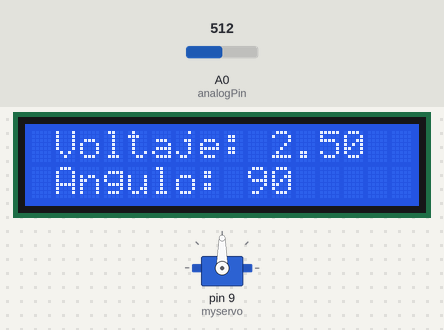
Bench run of a sketch on a simulated Arduino Uno, built with avr-gcc and run on an emulated ATmega328P. Shown: 16×2 character LCD, servo. The test bench sets the inputs (shaded band); at power-on: A0 (analogPin) = 512.

Above: at 1.2 s.
1.3 s: A0 (analogPin) set to 716
At 2.5 s:
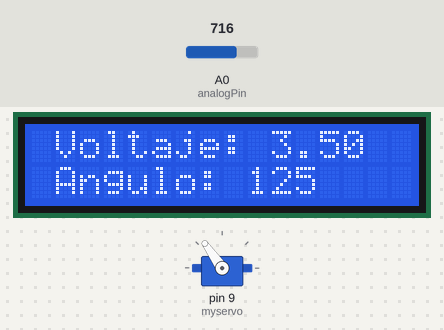
2.8 s: A0 (analogPin) set to 900
At 3.7 s:
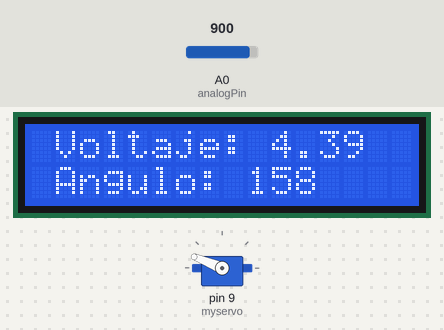
4.3 s: A0 (analogPin) set to 1023
At 4.8 s:
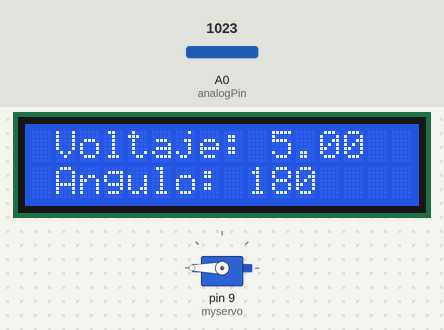
5.8 s: A0 (analogPin) set to 306
At 7.0 s:
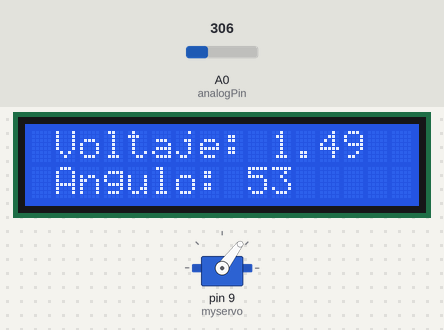
7.3 s: A0 (analogPin) set to 122
At 8.3 s:
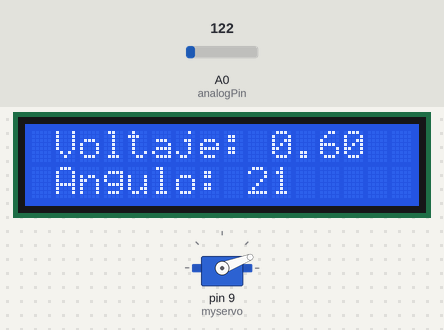
8.8 s: A0 (analogPin) set to 0
At 9.4 s:
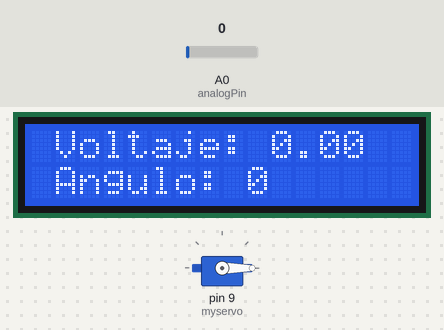
Timing chart, 0 to 11.3 s (numbered marks = the images above; inputs shaded):
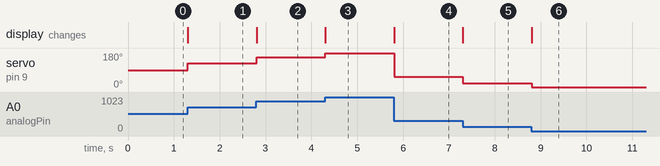

The sketch:

6.3.ino
```cpp
#include <Servo.h>
#include <LiquidCrystal.h>  // include the library code:
LiquidCrystal lcd(12, 11, 5, 4, 3, 2);// initialize the interface pins
Servo myservo;// create servo object to control a servo
int val = 0;// variable to read the value from the analog pin
int analogPin = A0;
float volt = 0; //Voltaje a mostrar
int posServo=0;
int posAnt=0;

void setup() {
  lcd.begin(16, 2);
  myservo.attach(9);// attaches the servo on pin 9 to the servo object
}

void loop() {
  val = analogRead(analogPin);// leemos el valor del potenciómetro
  volt=(float(val)*5)/1024; //Lo convertimos a voltaje

  posServo=map(val,0,1023,0,180);

  myservo.write(posServo);

  if(posAnt!=posServo){
    lcd.setCursor(9,1);
    lcd.print("   ");

    lcd.setCursor(1, 0);
    lcd.print("Voltaje: ");
    lcd.print(volt);

    lcd.setCursor(1, 1);
    lcd.print("Angulo: ");
    lcd.print(posServo);
  }
  //delay(200); //Espero medio segundo
  //lcd.clear();
  posAnt=posServo;
}
```

Measured:
- after the input at 1.3 s, servo on pin 9 (myservo): 90° → 125° at once; the display: changes at once (image 1)
- after the input at 2.8 s, servo on pin 9 (myservo): 125° → 158° at once; the display: changes at once (image 2)
- after the input at 4.3 s, servo on pin 9 (myservo): 158° → 180° at once; the display: changes at once (image 3)
- after the input at 5.8 s, servo on pin 9 (myservo): 180° → 53° at once; the display: changes at once (image 4)
- after the input at 7.3 s, servo on pin 9 (myservo): 53° → 21° at once; the display: changes at once (image 5)
- after the input at 8.8 s, servo on pin 9 (myservo): 21° → 0° at once; the display: changes at once (image 6)
